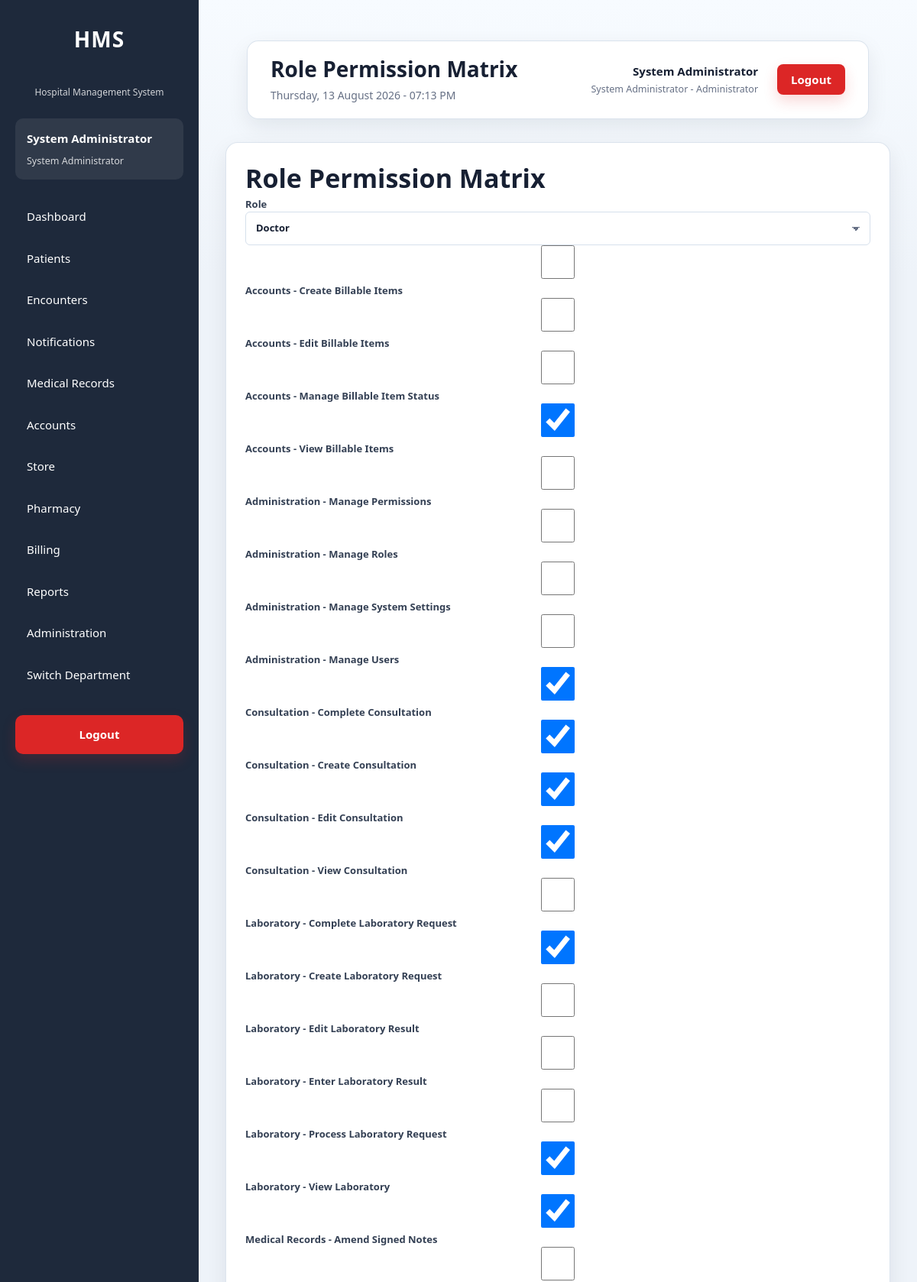
The app's page /modules/administration/permissions/matrix.php?role_id=4 (signed in, upper part) with its own data.
### tables this page shows
CREATE TABLE `roles` (
  `id` int(11) NOT NULL AUTO_INCREMENT,
  `role_name` varchar(100) NOT NULL,
  `description` text DEFAULT NULL,
  `is_active` tinyint(1) NOT NULL DEFAULT 1,
  `created_at` timestamp NOT NULL DEFAULT current_timestamp(),
  `updated_at` timestamp NULL DEFAULT NULL ON UPDATE current_timestamp(),
  PRIMARY KEY (`id`),
  UNIQUE KEY `uq_roles_name` (`role_name`),
  KEY `idx_roles_active` (`is_active`)
);

CREATE TABLE `permissions` (
  `id` int(11) NOT NULL AUTO_INCREMENT,
  `permission_key` varchar(100) NOT NULL,
  `permission_name` varchar(150) NOT NULL,
  `module` varchar(100) NOT NULL,
  `description` text DEFAULT NULL,
  `is_active` tinyint(1) NOT NULL DEFAULT 1,
  `created_at` timestamp NOT NULL DEFAULT current_timestamp(),
  `updated_at` timestamp NULL DEFAULT NULL ON UPDATE current_timestamp(),
  PRIMARY KEY (`id`),
  UNIQUE KEY `uq_permissions_key` (`permission_key`),
  KEY `idx_permissions_module` (`module`),
  KEY `idx_permissions_active` (`is_active`)
);

### config/auth.php (called while the page is built, shortened)
<?php
$config = require __DIR__ . '/app.php';
require_once __DIR__ . '/../services/SessionService.php';
$sessionService = new SessionService();
$sessionService->requireLogin();
$currentUser = $sessionService->user();

### services/SessionService.php (called while the page is built, shortened)
<?php
class SessionService
{
    private ?PDO $pdo;
    private ?int $resolvedTimeoutSeconds = null;
    public function __construct(?PDO $pdo = null)
    {
        if ($pdo === null) {
            require_once __DIR__ . '/../config/database.php';
            $pdo = $GLOBALS['pdo'] ?? ($pdo ?? null);
        }
        $this->pdo = $pdo;
    }
    public function user(): ?array
    {
        return $_SESSION['user'] ?? null;
    }
    private function sessionTimeoutSeconds(): int
    {
        if ($this->resolvedTimeoutSeconds !== null) {
            return $this->resolvedTimeoutSeconds;
        }
        $config = require __DIR__ . '/../config/app.php';
        $fallback = max(
            60,
            (int)($config['security']['session_timeout_seconds']
                ?? self::SESSION_TIMEOUT_SECONDS)
        );
        try {
            $minutes = (new SettingsService($this->pdo))->getInteger(
                'security.session_timeout_minutes',
                (int)ceil($fallback / 60)
            );
            return $this->resolvedTimeoutSeconds = max(60, $minutes * 60);
        } catch (Throwable $exception) {
            return $this->resolvedTimeoutSeconds = $fallback;
        }
    }
}

### config/helpers.php (called while the page is built, shortened)
<?php
function e($value): string
{
    return htmlspecialchars(
        (string)$value,
        ENT_QUOTES,
        'UTF-8'
    );
}

### services/RoleService.php (called while the page is built, shortened)
<?php
class RoleService
{
    private PDO $pdo;
    public function __construct(PDO $pdo)
    {
        $this->pdo = $pdo;
    }
    public function listRoles(bool $includeInactive = true): array
    {
        $stmt = $this->pdo->prepare(
            'SELECT id, role_name, description, is_active, created_at, updated_at FROM roles WHERE is_active = 1 ORDER BY role_name'
        );
        $stmt->execute();
        return $stmt->fetchAll(PDO::FETCH_ASSOC);
    }
}

### modules/administration/partials/bootstrap.php (called while the page is built, shortened)
<?php
require_once __DIR__ . '/../../../config/auth.php';
require_once __DIR__ . '/../../../config/database.php';
require_once __DIR__ . '/../../../config/helpers.php';
require_once __DIR__ . '/../../../services/RoleService.php';
require_once __DIR__ . '/../../../services/PermissionService.php';
require_once __DIR__ . '/../../../services/UserDepartmentService.php';
$permissionService = new PermissionService($pdo);
$roleService = new RoleService($pdo);

### config/app.php (called while the page is built, shortened)
<?php
$configuredEnvironment = strtolower(trim((string)getenv('HMS_APP_ENV')));
$allowedEnvironments = ['development', 'testing', 'production'];
$applicationEnvironment = in_array(
    $configuredEnvironment,
    $allowedEnvironments,
    true
) ? $configuredEnvironment : 'production';
$developmentBypassValue = strtolower(
    trim((string)getenv('HMS_ENABLE_DEV_AUTH_BYPASS'))
);
$developmentAuthBypass = $applicationEnvironment === 'development'
    && in_array(
        $developmentBypassValue,
        ['1', 'true', 'yes', 'on'],
        true
    );
$configuredDocumentStorageRoot = trim(
    (string)getenv('HMS_DOCUMENT_STORAGE_ROOT')
);
$documentStorageRoot = $configuredDocumentStorageRoot !== ''
    ? $configuredDocumentStorageRoot
    : dirname(__DIR__, 3) . DIRECTORY_SEPARATOR . 'hms_secure_documents';
return [
    'app' => [
        'name' => 'Hospital Management System',
        'version' => '1.0.0',
        'timezone' => 'Africa/Lagos',
        'environment' => $applicationEnvironment,
        'development_auth_bypass' => $developmentAuthBypass,
        'base_url' => '/hospital_management_system'
    ],
    'hospital' => [
        'code' => 'HMS',
        'name' => 'Hospital Management System',
        'currency' => '₦'
    ],
    'database' => [
        'host' => 'localhost',
        'name' => 'hospital_management_system',
        'user' => 'root',
        'pass' => ''
    ],
    'security' => [
        'max_failed_login_attempts' => 5,
        'session_timeout_seconds' => 1800
    ],
    'documents' => [
        'storage_root' => $documentStorageRoot,
        'storage_provider' => 'local'
    ]
];

### services/PermissionService.php (called while the page is built, shortened)
<?php
class PermissionService
{
    private PDO $pdo;
    public function __construct(PDO $pdo, ?SettingsService $settingsService = null)
    {
        $this->pdo = $pdo;
    }
    public function hasPermission(
        string $permission,
        ?array $user = null
    ): bool {
        $user = $user ?? $this->currentUser();
        if ($this->isAdministrator($user)) {
            return true;
        }
    }
    public function listPermissions(bool $includeInactive = true): array
    {
        $sql = '
            SELECT id, permission_key, permission_name, module,
                   description, is_active, created_at, updated_at
            FROM permissions
        ';
        if (!$includeInactive) {
            $sql .= ' WHERE is_active = 1';
        }
        $sql .= ' ORDER BY module, permission_name';
        try {
            return $this->pdo->query($sql)->fetchAll(PDO::FETCH_ASSOC);
        } catch (Throwable $exception) {
            return [];
        }
    }
    public function getRolePermissions(int $roleId): array
    {
        $stmt = $this->pdo->prepare('
            SELECT p.id, p.permission_key, p.permission_name, p.module,
                   p.description, p.is_active
            FROM permissions p
            INNER JOIN role_permissions rp ON rp.permission_id = p.id
            WHERE rp.role_id = :role_id
            ORDER BY p.module, p.permission_name
        ');
        $stmt->execute([':role_id' => $roleId]);
        return $stmt->fetchAll(PDO::FETCH_ASSOC);
    }
    public function canViewBillableItems(?array $user = null): bool
    {
        $user = $user ?? $this->currentUser();
        return $this->isAdministrator($user)
            || $this->hasPermission('view_billable_items', $user);
    }
    public function canViewBilling(?array $user = null): bool
    {
        $user = $user ?? $this->currentUser();
        return $this->isAdministrator($user)
            || $this->hasPermission('view_billing', $user);
    }
    public function canViewInventory(?array $user = null): bool
    {
        $user = $user ?? $this->currentUser();
        return $this->isAdministrator($user)
            || $this->hasPermission('view_inventory', $user);
    }
    public function canViewReports(?array $user = null): bool
    {
        $user = $user ?? $this->currentUser();
        return $this->isAdministrator($user)
            || $this->hasPermission('view_reports', $user);
    }
    public function isAdministrator(?array $user = null): bool
    {
        $user = $user ?? $this->currentUser();
        return ($user['role_name'] ?? '') === 'System Administrator';
    }
}

### modules/administration/permissions/matrix.php (the view, shortened to what this page needs)
<?php
require_once __DIR__ . '/../partials/bootstrap.php';
$pageTitle = 'Role Permission Matrix';
$roles = $roleService->listRoles(false);
$permissions = $permissionService->listPermissions(false);
$selectedRoleId = (int)($_GET['role_id'] ?? ($roles[0]['id'] ?? 0));
$assigned = array_map('intval', array_column($permissionService->getRolePermissions($selectedRoleId), 'id'));
require_once __DIR__ . '/../../../layouts/header.php';
require_once __DIR__ . '/../../../layouts/sidebar.php';
?>
<main class="content">
    <?php require_once __DIR__ . '/../../../layouts/navbar.php'; ?>
    <section class="card">
        <h2>Role Permission Matrix</h2>
        <form method="GET">
            <label>Role
                <select name="role_id" onchange="this.form.submit()">
                    <?php foreach ($roles as $role): ?><option value="<?= (int)$role['id'] ?>" <?= (int)$role['id'] === $selectedRoleId ? 'selected' : '' ?>><?= e($role['role_name']) ?></option><?php endforeach; ?>
                </select>
            </label>
        </form>
        <form method="POST" action="matrix_save.php">
            <?php foreach ($permissions as $permission): ?>
                <label style="display:block">
                    <input type="checkbox" name="permission_ids[]" value="<?= (int)$permission['id'] ?>" <?= in_array((int)$permission['id'], $assigned, true) ? 'checked' : '' ?>>
                    <?= e($permission['module'] . ' - ' . $permission['permission_name']) ?>
                </label>
            <?php endforeach; ?>
        </form>
    </section>
</main>
<?php require_once __DIR__ . '/../../../layouts/footer.php'; ?>

### layouts/sidebar.php (shortened to what this page needs)
<?php
$currentPage = basename($_SERVER['PHP_SELF']);
$canAccessMedicalRecordsSidebar = false;
$departmentNotificationCount = 0;
if ($currentUser && isset($pdo)) {
    require_once __DIR__ . '/../services/PermissionService.php';
    $sidebarPermissionService = new PermissionService($pdo);
    $canAccessMedicalRecordsSidebar = $sidebarPermissionService->hasPermission(
        'view_medical_record',
        $currentUser
    );
    $sidebarDepartmentId = (int)(
        $currentUser['active_department_id']
        ?? $_SESSION['active_department_id']
        ?? $currentUser['department_id']
        ?? 0
    );
    if ($sidebarDepartmentId > 0) {
        $departmentNotificationCount = (new DepartmentNotificationService($pdo))->getUnreadCount($sidebarDepartmentId);
    }
}
?>
<aside class="sidebar">
    <div class="sidebar-header">
        <h2>HMS</h2>
        <p>Hospital Management System</p>
    </div>
    <?php if ($currentUser): ?>
        <div class="sidebar-user">
            <strong>
                <?= e($currentUser['first_name']) ?>
                <?= e($currentUser['last_name']) ?>
            </strong>
            <small>
                <?= e($currentUser['role_name']) ?>
            </small>
        </div>
    <?php endif; ?>
    <nav class="sidebar-nav">
        <ul>
            <li>
                <a
                    href="<?= e($baseUrl) ?>/dashboard/index.php"
                    class="<?= $currentPage === 'index.php' ? 'active' : '' ?>">
                    Dashboard
                </a>
            </li>
            <li>
                <a href="<?= e($baseUrl) ?>/modules/patients/search.php">
                    Patients
                </a>
            </li>
            <li>
                <a href="<?= e($baseUrl) ?>/modules/patients/search.php">
                    Encounters
                </a>
            </li>
            <li>
                <a href="<?= e($baseUrl) ?>/modules/department_notifications/index.php">
                    Notifications<?= $departmentNotificationCount > 0 ? ' (' . (int)$departmentNotificationCount . ')' : '' ?>
                </a>
            </li>
            <?php if ($canAccessMedicalRecordsSidebar): ?>
                <li>
                    <a href="<?= e($baseUrl) ?>/modules/medical_records/index.php">
                        Medical Records
                    </a>
                </li>
            <?php endif; ?>
            <?php if ($currentUser && $sidebarPermissionService->canViewBillableItems($currentUser)): ?>
                <li>
                    <a href="<?= e($baseUrl) ?>/modules/accounts/index.php">
                        Accounts
                    </a>
                </li>
            <?php endif; ?>
            <?php if ($currentUser && $sidebarPermissionService->canViewInventory($currentUser)): ?>
                <li>
                    <a href="<?= e($baseUrl) ?>/modules/store/index.php">
                        Store
                    </a>
                </li>
            <?php endif; ?>
            <?php if ($currentUser && $sidebarPermissionService->hasPermission('view_pharmacy', $currentUser)): ?>
                <li>
                    <a href="<?= e($baseUrl) ?>/modules/pharmacy/index.php">
                        Pharmacy
                    </a>
                </li>
            <?php endif; ?>
            <?php if ($currentUser && $sidebarPermissionService->canViewBilling($currentUser)): ?>
                <li>
                    <a href="<?= e($baseUrl) ?>/modules/billing/index.php">
                        Billing
                    </a>
                </li>
            <?php endif; ?>
            <?php if ($currentUser && $sidebarPermissionService->canViewReports($currentUser)): ?>
                <li>
                    <a href="<?= e($baseUrl) ?>/modules/reports/index.php">
                        Reports
                    </a>
                </li>
            <?php endif; ?>
            <?php if (($currentUser['role_name'] ?? '') === 'System Administrator'): ?>
                <li>
                    <a href="<?= e($baseUrl) ?>/modules/administration/dashboard/index.php">
                        Administration
                    </a>
                </li>
            <?php endif; ?>
            <li>
                <a href="<?= e($baseUrl) ?>/modules/administration/department_switch.php">
                    Switch Department
                </a>
            </li>
        </ul>
    </nav>
    <div class="sidebar-footer">
        <a
            href="<?= e($baseUrl) ?>/authentication/logout.php"
            class="logout-btn">
            Logout
        </a>
    </div>
</aside>
<div class="main-container">

### layouts/navbar.php (shortened to what this page needs)
<?php
$currentDateTime = date('l, d F Y - h:i A');
$currentUser ??= [];
$config = require __DIR__ . '/../config/app.php';
$baseUrl = rtrim($config['app']['base_url'], '/');
?>
<header class="navbar">
    <div class="navbar-left">
        <h1>
            <?= e($pageTitle ?? 'Hospital Management System') ?>
        </h1>
        <span>
            <?= e($currentDateTime) ?>
        </span>
    </div>
    <div class="navbar-right">
        <div class="navbar-user">
            <div class="user-details">
                <strong>
                    <?= e($currentUser['first_name'] ?? '') ?>
                    <?= e($currentUser['last_name'] ?? '') ?>
                </strong>
                <small>
                    <?= e($currentUser['role_name'] ?? '') ?>
                    -
                    <?= e($currentUser['active_department_name'] ?? $currentUser['department_name'] ?? '') ?>
                </small>
            </div>
        </div>
        <div class="navbar-actions">
            <a
                href="<?= e($baseUrl) ?>/authentication/logout.php"
                class="logout-link">
                Logout
            </a>
        </div>
    </div>
</header>

### records on screen
roles: role_name "System Administrator"
permissions: module+permission_name "Accounts - Create Billable Items"
permissions: module+permission_name "Accounts - Edit Billable Items"
permissions: module+permission_name "Accounts - Manage Billable Item Status"
permissions: id "☑", module+permission_name "Accounts - View Billable Items"
permissions: module+permission_name "Administration - Manage Permissions"
permissions: module+permission_name "Administration - Manage Roles"
permissions: module+permission_name "Administration - Manage System Settings"
permissions: module+permission_name "Administration - Manage Users"
permissions: id "☑", module+permission_name "Consultation - Complete Consultation"
permissions: id "☑", module+permission_name "Consultation - Create Consultation"
permissions: id "☑", module+permission_name "Consultation - Edit Consultation"
permissions: id "☑", module+permission_name "Consultation - View Consultation"
permissions: module+permission_name "Laboratory - Complete Laboratory Request"
permissions: id "☑", module+permission_name "Laboratory - Create Laboratory Request"
permissions: module+permission_name "Laboratory - Edit Laboratory Result"
permissions: module+permission_name "Laboratory - Enter Laboratory Result"
permissions: module+permission_name "Laboratory - Process Laboratory Request"
permissions: id "☑", module+permission_name "Laboratory - View Laboratory"
permissions: id "☑", module+permission_name "Medical Records - Amend Signed Notes"

### other values on screen
$currentUser['first_name'] "System"
$currentUser['last_name'] "Administrator"
$pageTitle "Role Permission Matrix"
$currentUser['active_department_name'] "Administrator"
form field role_id "Doctor"
